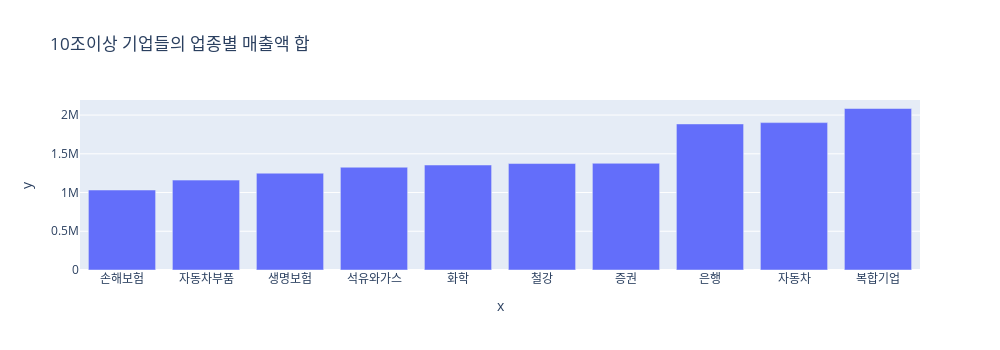
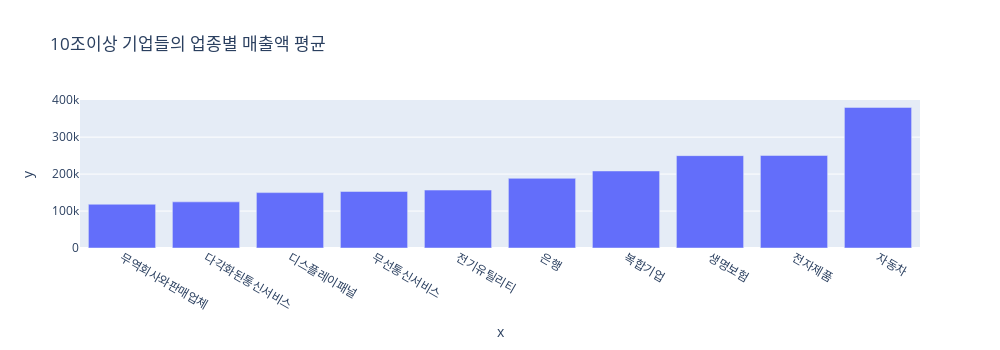

The cell these charts' notebook holds for them, in order:
### Code cell
#코스피 or 코스닥 매출액 합과 평균
upjong = pd.read_excel('upjong_merged.xlsx', engine='openpyxl')

market = "KOSPI" # or "KOSDAQ"
filtered_companies = upjong[['종목명', '시장구분', '영업이익', '시가총액', 'Sector','매출액']]
companies = filtered_companies[filtered_companies['시장구분'] == market]

companies = companies.apply(lambda x: x.str.replace(',', ''))
companies['영업이익'] = pd.to_numeric(companies['영업이익'])
companies['매출액'] = pd.to_numeric(companies['매출액'])

companies = companies.dropna()
companies = companies.sort_values(by=['매출액'])
#companies = companies.loc[companies['매출액'] < 10**6] 

groupby_sum = companies.groupby('Sector')['매출액'].agg(매출액='sum').sort_values(by=['매출액'])#,  MyCount='count'
groupby_mean = companies.groupby('Sector')['매출액'].agg(매출액='mean').sort_values(by=['매출액'])#,  MyCount='count'

groupby_sum = groupby_sum[-10:]
groupby_mean = groupby_mean[-10:]

draw_bar(groupby_sum.index.to_list(), groupby_sum['매출액'].to_list(), title='10조이상 기업들의 업종별 매출액 합')
draw_bar(groupby_mean.index.to_list(), groupby_mean['매출액'].to_list(), title='10조이상 기업들의 업종별 매출액 평균')

### Figure 1 — Plotly figure (JSON) as saved in the notebook; plotly's stock layout.template omitted (floating-point values rounded to 4 significant figures)
{"data": [{"alignmentgroup": "True", "hovertemplate": "x=%{x}<br>y=%{y}<extra></extra>", "legendgroup": "", "marker": {"color": "#636efa", "pattern": {"shape": ""}}, "name": "", "offsetgroup": "", "orientation": "v", "showlegend": false, "textposition": "auto", "type": "bar", "x": ["손해보험", "자동차부품", "생명보험", "석유와가스", "화학", "철강", "증권", "은행", "자동차", "복합기업"], "xaxis": "x", "y": [1032538, 1160211, 1249693, 1326655, 1355316, 1374117, 1377353, 1885411, 1902407, 2084605], "yaxis": "y"}], "layout": {"barmode": "relative", "height": 350, "legend": {"tracegroupgap": 0}, "title": {"text": "10조이상 기업들의 업종별 매출액 합"}, "width": 1000, "xaxis": {"anchor": "y", "domain": [0, 1], "title": {"text": "x"}}, "yaxis": {"anchor": "x", "domain": [0, 1], "title": {"text": "y"}}}}

### Figure 2 — Plotly figure (JSON) as saved in the notebook; plotly's stock layout.template omitted (floating-point values rounded to 4 significant figures)
{"data": [{"alignmentgroup": "True", "hovertemplate": "x=%{x}<br>y=%{y}<extra></extra>", "legendgroup": "", "marker": {"color": "#636efa", "pattern": {"shape": ""}}, "name": "", "offsetgroup": "", "orientation": "v", "showlegend": false, "textposition": "auto", "type": "bar", "x": ["무역회사와판매업체", "다각화된통신서비스", "디스플레이패널", "무선통신서비스", "전기유틸리티", "은행", "복합기업", "생명보험", "전자제품", "자동차"], "xaxis": "x", "y": [118400.0, 124800.0, 149897, 153000.0, 156774, 188500.0, 208500.0, 249900.0, 250400.0, 380500.0], "yaxis": "y"}], "layout": {"barmode": "relative", "height": 350, "legend": {"tracegroupgap": 0}, "title": {"text": "10조이상 기업들의 업종별 매출액 평균"}, "width": 1000, "xaxis": {"anchor": "y", "domain": [0, 1], "title": {"text": "x"}}, "yaxis": {"anchor": "x", "domain": [0, 1], "title": {"text": "y"}}}}
